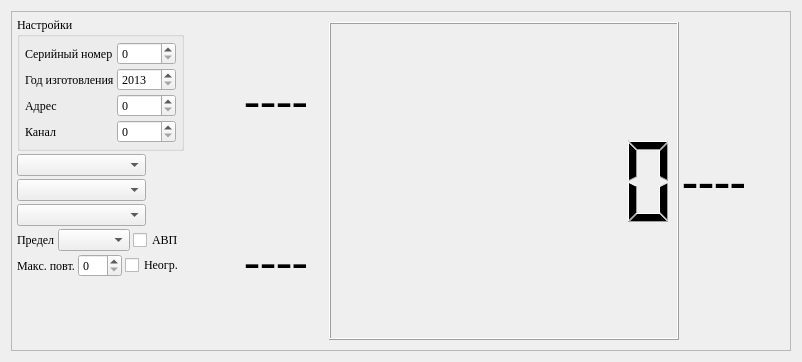
<?xml version="1.0" encoding="UTF-8"?>
<ui version="4.0">
 <class>Multimeter</class>
 <widget class="QWidget" name="Multimeter">
  <property name="geometry">
   <rect>
    <x>0</x>
    <y>0</y>
    <width>802</width>
    <height>362</height>
   </rect>
  </property>
  <property name="font">
   <font>
    <family>Times New Roman</family>
   </font>
  </property>
  <property name="windowTitle">
   <string>Form</string>
  </property>
  <layout class="QHBoxLayout" name="horizontalLayout_2">
   <item>
    <layout class="QVBoxLayout" name="verticalLayout">
     <property name="spacing">
      <number>3</number>
     </property>
     <item>
      <widget class="QFrame" name="frame_5">
       <property name="frameShape">
        <enum>QFrame::StyledPanel</enum>
       </property>
       <property name="frameShadow">
        <enum>QFrame::Raised</enum>
       </property>
       <layout class="QHBoxLayout" name="horizontalLayout">
        <property name="spacing">
         <number>3</number>
        </property>
        <property name="leftMargin">
         <number>5</number>
        </property>
        <property name="topMargin">
         <number>5</number>
        </property>
        <property name="rightMargin">
         <number>5</number>
        </property>
        <property name="bottomMargin">
         <number>5</number>
        </property>
        <item>
         <layout class="QVBoxLayout" name="verticalLayout_5">
          <property name="spacing">
           <number>3</number>
          </property>
          <item>
           <layout class="QVBoxLayout" name="layout_serial">
            <property name="spacing">
             <number>3</number>
            </property>
           </layout>
          </item>
          <item>
           <widget class="QGroupBox" name="groupBox">
            <property name="title">
             <string>Настройки</string>
            </property>
            <layout class="QVBoxLayout" name="verticalLayout_4">
             <property name="spacing">
              <number>3</number>
             </property>
             <property name="leftMargin">
              <number>5</number>
             </property>
             <property name="topMargin">
              <number>5</number>
             </property>
             <property name="rightMargin">
              <number>5</number>
             </property>
             <property name="bottomMargin">
              <number>5</number>
             </property>
             <item>
              <layout class="QGridLayout" name="gridLayout_2">
               <property name="spacing">
                <number>3</number>
               </property>
               <item row="1" column="1">
                <widget class="QSpinBox" name="sb_Year">
                 <property name="minimum">
                  <number>2013</number>
                 </property>
                 <property name="maximum">
                  <number>2100</number>
                 </property>
                </widget>
               </item>
               <item row="1" column="0">
                <widget class="QLabel" name="label_3">
                 <property name="text">
                  <string>Год изготовления</string>
                 </property>
                </widget>
               </item>
               <item row="3" column="1">
                <widget class="QSpinBox" name="sb_Channel"/>
               </item>
               <item row="0" column="1">
                <widget class="QSpinBox" name="sb_SerNo">
                 <property name="maximum">
                  <number>9999</number>
                 </property>
                </widget>
               </item>
               <item row="2" column="0">
                <widget class="QLabel" name="label_4">
                 <property name="text">
                  <string>Адрес</string>
                 </property>
                </widget>
               </item>
               <item row="0" column="0">
                <widget class="QLabel" name="label_2">
                 <property name="text">
                  <string>Серийный номер</string>
                 </property>
                </widget>
               </item>
               <item row="2" column="1">
                <widget class="QSpinBox" name="sb_Address"/>
               </item>
               <item row="3" column="0">
                <widget class="QLabel" name="label">
                 <property name="text">
                  <string>Канал</string>
                 </property>
                </widget>
               </item>
              </layout>
             </item>
            </layout>
           </widget>
          </item>
          <item>
           <layout class="QHBoxLayout" name="horizontalLayout_6">
            <property name="spacing">
             <number>3</number>
            </property>
            <item>
             <layout class="QVBoxLayout" name="verticalLayout_2">
              <property name="spacing">
               <number>3</number>
              </property>
              <item>
               <widget class="QComboBox" name="cb_measurement"/>
              </item>
              <item>
               <widget class="QComboBox" name="cb_retention"/>
              </item>
              <item>
               <widget class="QComboBox" name="cb_deviation"/>
              </item>
             </layout>
            </item>
            <item>
             <widget class="QPushButton" name="btn_power">
              <property name="sizePolicy">
               <sizepolicy hsizetype="Fixed" vsizetype="Fixed">
                <horstretch>0</horstretch>
                <verstretch>0</verstretch>
               </sizepolicy>
              </property>
              <property name="minimumSize">
               <size>
                <width>33</width>
                <height>70</height>
               </size>
              </property>
              <property name="styleSheet">
               <string notr="true">QPushButton#btn_power { 
            image: url(:/power_knock/image/black/off.png); 
            border-style: inset; 
} 
            QPushButton#btn_power:checked { 
            image: url(:/power_knock/image/green/on.png); 
            border-style: inset; 
}</string>
              </property>
              <property name="checkable">
               <bool>true</bool>
              </property>
             </widget>
            </item>
           </layout>
          </item>
          <item>
           <layout class="QHBoxLayout" name="horizontalLayout_5">
            <property name="spacing">
             <number>3</number>
            </property>
            <item>
             <widget class="QLabel" name="label_7">
              <property name="text">
               <string>Предел</string>
              </property>
             </widget>
            </item>
            <item>
             <widget class="QComboBox" name="cb_limits"/>
            </item>
            <item>
             <widget class="QCheckBox" name="cb_auto">
              <property name="text">
               <string>АВП</string>
              </property>
             </widget>
            </item>
           </layout>
          </item>
          <item>
           <layout class="QHBoxLayout" name="horizontalLayout_7">
            <property name="spacing">
             <number>3</number>
            </property>
            <item>
             <widget class="QLabel" name="label_6">
              <property name="text">
               <string>Макс. повт.</string>
              </property>
             </widget>
            </item>
            <item>
             <widget class="QSpinBox" name="sb_MaxError"/>
            </item>
            <item>
             <widget class="QCheckBox" name="cb_UnlimError">
              <property name="text">
               <string>Неогр.</string>
              </property>
             </widget>
            </item>
           </layout>
          </item>
          <item>
           <spacer name="verticalSpacer">
            <property name="orientation">
             <enum>Qt::Vertical</enum>
            </property>
            <property name="sizeHint" stdset="0">
             <size>
              <width>20</width>
              <height>40</height>
             </size>
            </property>
           </spacer>
          </item>
         </layout>
        </item>
        <item>
         <layout class="QVBoxLayout" name="verticalLayout_6">
          <property name="spacing">
           <number>3</number>
          </property>
          <item>
           <layout class="QHBoxLayout" name="battery_layout">
            <property name="spacing">
             <number>3</number>
            </property>
           </layout>
          </item>
          <item>
           <widget class="QFrame" name="frame_2">
            <layout class="QHBoxLayout" name="horizontalLayout_3">
             <property name="spacing">
              <number>3</number>
             </property>
             <property name="leftMargin">
              <number>5</number>
             </property>
             <property name="topMargin">
              <number>5</number>
             </property>
             <property name="rightMargin">
              <number>5</number>
             </property>
             <property name="bottomMargin">
              <number>5</number>
             </property>
             <item>
              <spacer name="horizontalSpacer">
               <property name="orientation">
                <enum>Qt::Horizontal</enum>
               </property>
               <property name="sizeHint" stdset="0">
                <size>
                 <width>40</width>
                 <height>20</height>
                </size>
               </property>
              </spacer>
             </item>
             <item>
              <layout class="QVBoxLayout" name="verticalLayout_8">
               <property name="spacing">
                <number>3</number>
               </property>
               <item>
                <widget class="QLabel" name="deviation_label">
                 <property name="minimumSize">
                  <size>
                   <width>100</width>
                   <height>0</height>
                  </size>
                 </property>
                 <property name="maximumSize">
                  <size>
                   <width>100</width>
                   <height>16777215</height>
                  </size>
                 </property>
                 <property name="font">
                  <font>
                   <pointsize>36</pointsize>
                  </font>
                 </property>
                 <property name="text">
                  <string>----</string>
                 </property>
                 <property name="alignment">
                  <set>Qt::AlignCenter</set>
                 </property>
                </widget>
               </item>
               <item>
                <widget class="QLabel" name="retention_label">
                 <property name="minimumSize">
                  <size>
                   <width>100</width>
                   <height>0</height>
                  </size>
                 </property>
                 <property name="maximumSize">
                  <size>
                   <width>100</width>
                   <height>16777215</height>
                  </size>
                 </property>
                 <property name="font">
                  <font>
                   <pointsize>36</pointsize>
                  </font>
                 </property>
                 <property name="text">
                  <string>----</string>
                 </property>
                 <property name="alignment">
                  <set>Qt::AlignCenter</set>
                 </property>
                </widget>
               </item>
              </layout>
             </item>
             <item>
              <widget class="QLCDNumber" name="lcd_value_number">
               <property name="minimumSize">
                <size>
                 <width>350</width>
                 <height>100</height>
                </size>
               </property>
               <property name="digitCount">
                <number>7</number>
               </property>
              </widget>
             </item>
             <item>
              <widget class="QLabel" name="limit_label">
               <property name="font">
                <font>
                 <pointsize>36</pointsize>
                 <weight>75</weight>
                 <bold>true</bold>
                </font>
               </property>
               <property name="text">
                <string>----</string>
               </property>
               <property name="alignment">
                <set>Qt::AlignCenter</set>
               </property>
              </widget>
             </item>
             <item>
              <spacer name="horizontalSpacer_2">
               <property name="orientation">
                <enum>Qt::Horizontal</enum>
               </property>
               <property name="sizeHint" stdset="0">
                <size>
                 <width>40</width>
                 <height>20</height>
                </size>
               </property>
              </spacer>
             </item>
            </layout>
           </widget>
          </item>
          <item>
           <layout class="QVBoxLayout" name="layout_grapher">
            <property name="spacing">
             <number>3</number>
            </property>
           </layout>
          </item>
         </layout>
        </item>
       </layout>
      </widget>
     </item>
    </layout>
   </item>
  </layout>
 </widget>
 <resources/>
 <connections/>
</ui>
